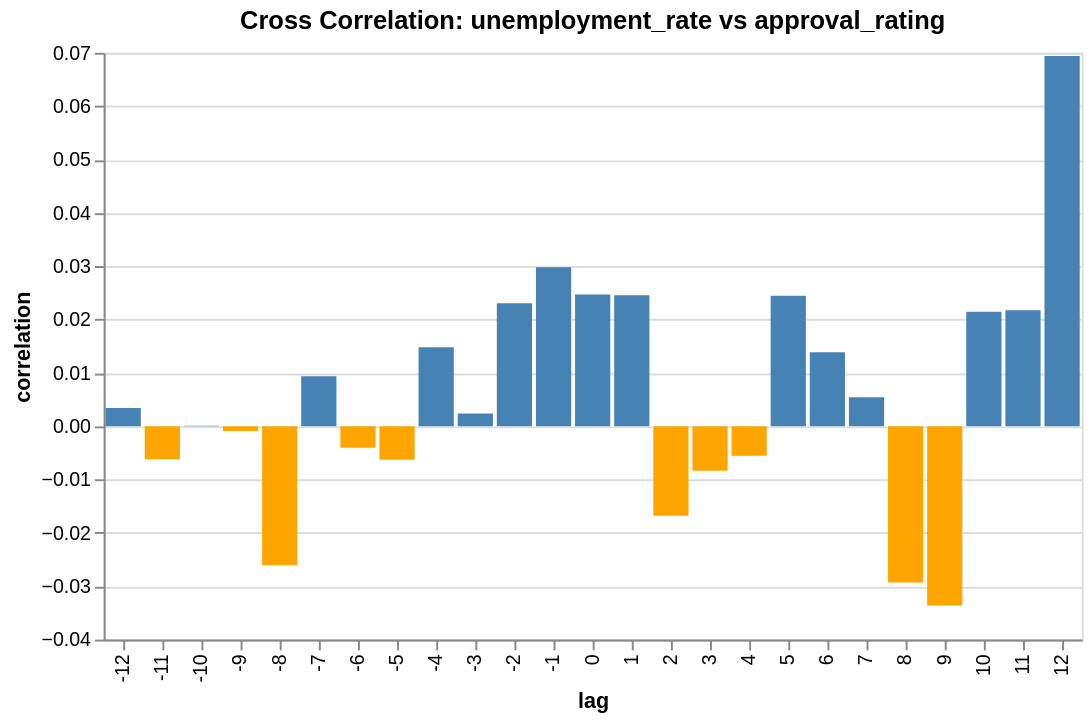

Notebook source saved alongside this figure:
### Code cell
# Plotting Correlation with other indicators such as unemployment and approval rating
target = 'approval_rating'
predictor = 'unemployment_rate'


lags = np.arange(-12, 13)
corrs = [df_diff[target].corr(df_diff[predictor].shift(lag)) for lag in lags]
corr_df = pd.DataFrame({'lag': lags, 'correlation': corrs})
alt.Chart(corr_df.dropna()).mark_bar().encode(
    x='lag:O',
    y='correlation:Q',
    color=alt.condition(
        alt.datum.correlation > 0,
        alt.value('steelblue'),  # The positive color
        alt.value('orange')      # The negative color
    ),
    tooltip=[
        alt.Tooltip('lag:O', title='Lag'),
        alt.Tooltip('correlation:Q', title='Correlation')
    ]
).properties(title=f'Cross Correlation: {predictor} vs {target}')

### Figure 1 — Vega-Lite specification as saved in the notebook (floating-point values rounded to 4 significant figures)
{"config": {"view": {"continuousWidth": 300, "continuousHeight": 300}}, "data": {"name": "data-1c335dd10de52bea1e6739c5f88e77f5"}, "mark": {"type": "bar"}, "encoding": {"color": {"condition": {"test": "(datum.correlation > 0)", "value": "steelblue"}, "value": "orange"}, "tooltip": [{"field": "lag", "title": "Lag", "type": "ordinal"}, {"field": "correlation", "title": "Correlation", "type": "quantitative"}], "x": {"field": "lag", "type": "ordinal"}, "y": {"field": "correlation", "type": "quantitative"}}, "title": "Cross Correlation: unemployment_rate vs approval_rating", "$schema": "https://vega.github.io/schema/vega-lite/v6.1.0.json", "datasets": {"data-1c335dd10de52bea1e6739c5f88e77f5": [{"lag": -12, "correlation": 0.00344}, {"lag": -11, "correlation": -0.006201}, {"lag": -10, "correlation": 6.849e-05}, {"lag": -9, "correlation": -0.0008856}, {"lag": -8, "correlation": -0.02604}, {"lag": -7, "correlation": 0.009374}, {"lag": -6, "correlation": -0.004014}, {"lag": -5, "correlation": -0.006299}, {"lag": -4, "correlation": 0.01482}, {"lag": -3, "correlation": 0.002398}, {"lag": -2, "correlation": 0.02306}, {"lag": -1, "correlation": 0.02981}, {"lag": 0, "correlation": 0.02471}, {"lag": 1, "correlation": 0.02454}, {"lag": 2, "correlation": -0.0168}, {"lag": 3, "correlation": -0.008353}, {"lag": 4, "correlation": -0.005536}, {"lag": 5, "correlation": 0.02447}, {"lag": 6, "correlation": 0.01386}, {"lag": 7, "correlation": 0.005437}, {"lag": 8, "correlation": -0.0293}, {"lag": 9, "correlation": -0.0336}, {"lag": 10, "correlation": 0.02147}, {"lag": 11, "correlation": 0.02174}, {"lag": 12, "correlation": 0.06942}]}}
